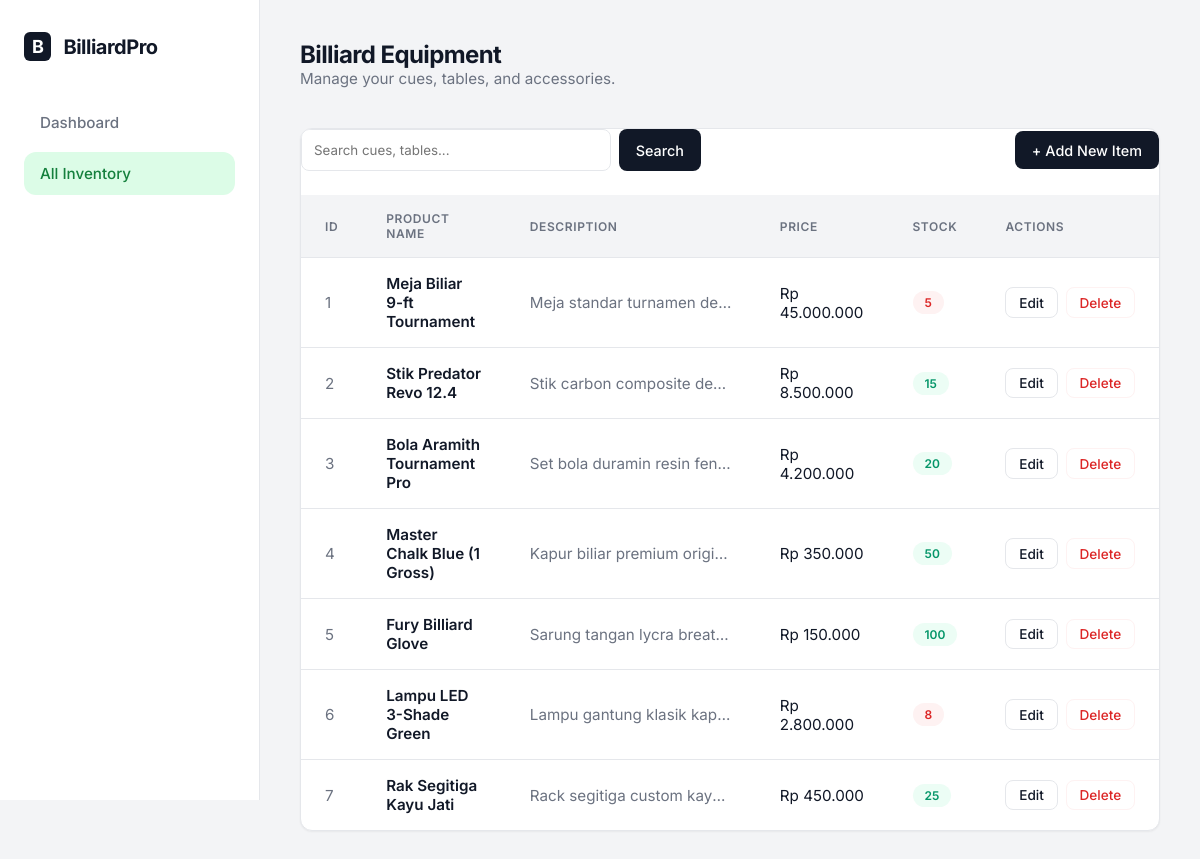
/list_barang.php, run on the app's committed database.
### tables this page shows
CREATE TABLE IF NOT EXISTS `Tb_Barang` (
    `Id_barang` int(11) NOT NULL AUTO_INCREMENT,
    `Nama_barang` varchar(100) NOT NULL,
    `Deskripsi_barang` text DEFAULT NULL,
    `Harga_barang` decimal(10, 2) NOT NULL,
    `Stok_barang` int(11) NOT NULL,
    `Last_update` timestamp NOT NULL DEFAULT current_timestamp() ON UPDATE current_timestamp(),
    PRIMARY KEY (`Id_barang`)
);

### list_barang.php (the view, shortened to what this page needs)
<?php
require_once 'db_connect.php';
$search = $_GET['q'] ?? '';
$searchParam = "%$search%";
try {
    if ($search) {
        $stmt = $pdo->prepare("SELECT * FROM Tb_Barang WHERE Nama_barang LIKE :search OR Deskripsi_barang LIKE :search ORDER BY Id_barang ASC");
        $stmt->execute(['search' => $searchParam]);
    } else {
        $stmt = $pdo->query("SELECT * FROM Tb_Barang ORDER BY Id_barang ASC");
    }
    $items = $stmt->fetchAll();
} catch (PDOException $e) {
    die("Error: " . $e->getMessage());
}
?>
<!DOCTYPE html>
<html lang="en">
<head>
    <link rel="stylesheet" href="style.css">
</head>
<body>
    <div class="app-container">
        <aside class="sidebar">
            <div class="mobile-header">
                <div class="brand">
                    <span
                        style="background:var(--text-primary); color:white; padding:4px 8px; border-radius:6px; font-size: 0.9em;">B</span>
                    BilliardPro
                </div>
            </div>
            <ul class="nav-menu">
                <li class="nav-item"><a href="index.php"><span>Dashboard</span></a></li>
                <li class="nav-item"><a href="list_barang.php" class="active"><span>All Inventory</span></a></li>
            </ul>
        </aside>
        <main class="main-content">
            <header class="header">
                <div>
                    <h1 class="page-title">Billiard Equipment</h1>
                    <p style="color: var(--text-secondary); font-size: 0.95rem;">Manage your cues, tables, and
                        accessories.
                    </p>
                </div>
            </header>
            <div class="glass-table-container">
                <div
                    style="display:flex; justify-content:space-between; align-items:center; margin-bottom:1.5rem; gap:1rem; flex-wrap:wrap;">
                    <form action="" method="GET" style="flex:1; max-width:400px; display:flex; gap:0.5rem;">
                        <input type="text" name="q" placeholder="Search cues, tables..." class="form-input"
                            style="margin:0;" value="<?= htmlspecialchars($search) ?>">
                        <button type="submit" class="btn btn-primary" style="white-space:nowrap;">Search</button>
                    </form>
                    <a href="form_tambah.php" class="btn btn-primary">+ Add New Item</a>
                </div>
                <div style="overflow-x:auto;">
                    <table>
                        <thead>
                            <tr>
                                <th>ID</th>
                                <th>Product Name</th>
                                <th>Description</th>
                                <th>Price</th>
                                <th>Stock</th>
                                <th>Actions</th>
                            </tr>
                        </thead>
                        <tbody>
                            <?php if (count($items) > 0): ?>
                                <?php foreach ($items as $item): ?>
                                    <tr>
                                        <td style="color:var(--text-secondary);"><?= $item['Id_barang'] ?></td>
                                        <td style="font-weight: 600; color:var(--text-primary);">
                                            <?= htmlspecialchars($item['Nama_barang']) ?>
                                        </td>
                                        <td
                                            style="color: var(--text-secondary); max-width: 250px; white-space: nowrap; overflow: hidden; text-overflow: ellipsis;">
                                            <?= htmlspecialchars($item['Deskripsi_barang']) ?>
                                        </td>
                                        <td>Rp <?= number_format($item['Harga_barang'], 0, ',', '.') ?></td>
                                        <td>
                                            <span
                                                class="badge <?= $item['Stok_barang'] < 10 ? 'badge-danger' : 'badge-success' ?>">
                                                <?= $item['Stok_barang'] ?>
                                            </span>
                                        </td>
                                        <td>
                                            <div style="display:flex; gap:0.5rem;">
                                                <a href="form_edit.php?id=<?= $item['Id_barang'] ?>" class="btn btn-edit"
                                                    style="padding:0.4rem 0.8rem; font-size:0.85rem;">Edit</a>
                                                <a href="delete_barang.php?id=<?= $item['Id_barang'] ?>" class="btn btn-delete"
                                                    style="padding:0.4rem 0.8rem; font-size:0.85rem;"
                                                    onclick="return confirm('Delete item?')">Delete</a>
                                            </div>
                                        </td>
                                    </tr>
                                <?php endforeach; ?>
                            <?php endif; ?>
                        </tbody>
                    </table>
                </div>
            </div>
        </main>
    </div>
</body>
</html>

### style.css (style rules this page uses)
:root { --bg-body: #f3f4f6; --bg-sidebar: #ffffff; --bg-card: #ffffff; --text-primary: #111827; --text-secondary: #6b7280; --text-muted: #9ca3af; --border-color: #e5e7eb; --primary: #15803d; --primary-soft: #dcfce7; --success: #059669; --success-bg: #ecfdf5; --danger: #dc2626; --danger-bg: #fef2f2; --warning: #d97706; --warning-bg: #fffbeb; --shadow-sm: 0 1px 2px 0 rgba(0, 0, 0, 0.05); --shadow-md: 0 4px 6px -1px rgba(0, 0, 0, 0.1), 0 2px 4px -1px rgba(0, 0, 0, 0.06); --radius: 12px; }
* { margin: 0; padding: 0; box-sizing: border-box; font-family: 'Inter', system-ui, -apple-system, sans-serif; }
body { background-color: var(--bg-body); color: var(--text-primary); min-height: 100vh; }
.app-container { display: flex; min-height: 100vh; }
.sidebar { width: 260px; background: var(--bg-sidebar); border-right: 1px solid var(--border-color); padding: 2rem 1.5rem; position: fixed; height: 100vh; z-index: 50; display: flex; flex-direction: column; }
.brand { font-size: 1.25rem; font-weight: 700; color: var(--text-primary); margin-bottom: 2.5rem; display: flex; align-items: center; gap: 0.75rem; letter-spacing: -0.025em; }
.nav-menu { list-style: none; display: flex; flex-direction: column; gap: 0.5rem; }
.nav-item a { display: flex; align-items: center; gap: 0.75rem; padding: 0.75rem 1rem; color: var(--text-secondary); text-decoration: none; border-radius: var(--radius); transition: all 0.2s ease; font-size: 0.95rem; font-weight: 500; }
.nav-item a.active { background: var(--primary-soft); color: var(--primary); }
.main-content { flex: 1; margin-left: 260px; padding: 2.5rem; max-width: 1600px; }
.header { display: flex; justify-content: space-between; align-items: center; margin-bottom: 2.5rem; }
.page-title { font-size: 1.5rem; font-weight: 700; color: var(--text-primary); letter-spacing: -0.025em; }
.glass-table-container { background: var(--bg-card); border: 1px solid var(--border-color); border-radius: var(--radius); box-shadow: var(--shadow-sm); overflow: hidden; }
table { width: 100%; border-collapse: collapse; }
th { text-align: left; padding: 1rem 1.5rem; background: var(--bg-body); color: var(--text-secondary); font-size: 0.75rem; font-weight: 600; text-transform: uppercase; letter-spacing: 0.05em; border-bottom: 1px solid var(--border-color); }
td { padding: 1rem 1.5rem; border-bottom: 1px solid var(--border-color); color: var(--text-primary); font-size: 0.95rem; }
tr:last-child td { border-bottom: none; }
.badge { padding: 0.25rem 0.75rem; border-radius: 9999px; font-size: 0.75rem; font-weight: 600; display: inline-flex; align-items: center; }
.badge-success { background: var(--success-bg); color: var(--success); }
.badge-danger { background: var(--danger-bg); color: var(--danger); }
.btn { padding: 0.6rem 1rem; border-radius: 8px; border: 1px solid transparent; cursor: pointer; font-weight: 500; text-decoration: none; font-size: 0.9rem; display: inline-flex; align-items: center; gap: 0.5rem; }
.btn-primary { background: var(--text-primary); color: white; }
.btn-edit { background: white; border: 1px solid var(--border-color); color: var(--text-primary); }
.btn-delete { background: white; border: 1px solid var(--danger-bg); color: var(--danger); }
.form-input { width: 100%; padding: 0.75rem; background: white; border: 1px solid var(--border-color); border-radius: 8px; color: var(--text-primary); margin-top: 0.25rem; transition: border-color 0.2s; }

### data on the page
tb_barang: Id_barang "1", Nama_barang "Meja Biliar 9-ft Tournament", Deskripsi_barang "Meja standar turnamen de…", Harga_barang "45.000.000", Stok_barang "5"
tb_barang: Id_barang "2", Nama_barang "Stik Predator Revo 12.4", Deskripsi_barang "Stik carbon composite de…", Harga_barang "8.500.000", Stok_barang "15"
tb_barang: Id_barang "3", Nama_barang "Bola Aramith Tournament Pro", Deskripsi_barang "Set bola duramin resin fen…", Harga_barang "4.200.000", Stok_barang "20"
tb_barang: Id_barang "4", Nama_barang "Master Chalk Blue (1 Gross)", Deskripsi_barang "Kapur biliar premium origi…", Harga_barang "350.000", Stok_barang "50"
tb_barang: Id_barang "5", Nama_barang "Fury Billiard Glove", Deskripsi_barang "Sarung tangan lycra breat…", Harga_barang "150.000", Stok_barang "100"
tb_barang: Id_barang "6", Nama_barang "Lampu LED 3-Shade Green", Deskripsi_barang "Lampu gantung klasik kap…", Harga_barang "2.800.000", Stok_barang "8"
tb_barang: Id_barang "7", Nama_barang "Rak Segitiga Kayu Jati", Deskripsi_barang "Rack segitiga custom kay…", Harga_barang "450.000", Stok_barang "25"
